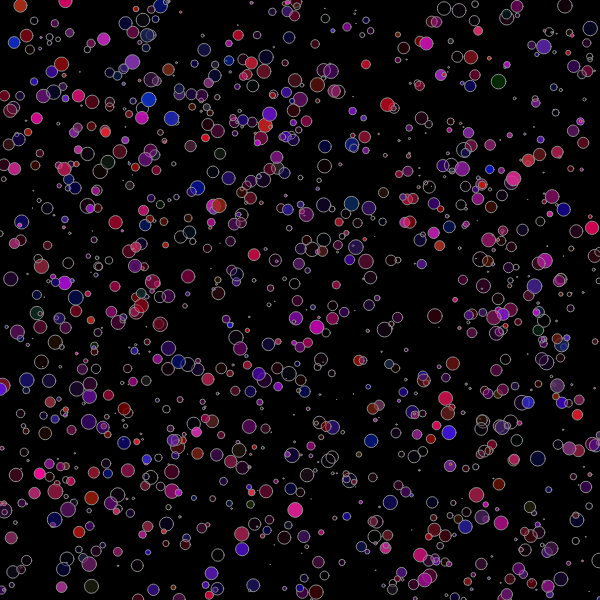
Frame 1 (no input)
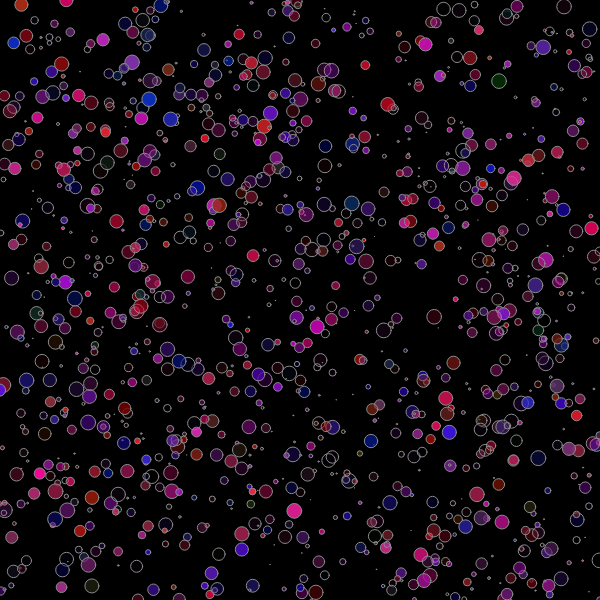
Frame 60 (no input)
Frame 120 (the mouse pressed at the canvas centre since frame 60): identical to frame 60, image omitted

The p5.js sketch that drew these frames (run headless with seeded random() and noise() and a simulated clock; from frame 60 on, the mouse is pressed at the canvas centre):

// p5.js sketch
// ── sketch.js
function Particle(xpos, ypos, size, color, speed){
    
  	this.size = size;
    this.speed = speed;
    this.xpos = xpos;
    this.ypos = ypos;
    this.color = color;
}
Particle.prototype.constructor = Particle;
Particle.prototype.increaseSpeed = function(){
	this.speed ++;
};

var particleSystem = [];

function setup() {
  createCanvas(600,600); 
  background(0);
  stroke(140);
  //add the particles to our empty particle system array
  for(var i=0; i < 1200; i++){
  	particleSystem.push( new Particle(random(width), random(height),random(-15,15),{
  	  r:random(255),g:random(50),b:random(220),a:random(255)
  	}, random(-1,1)));
  }
} 

function draw() {
  background(0);
  //loop through each of the particles in the array and read out the properties into our ellipse call
  for(var i=0; i < particleSystem.length; i++){
    var p= particleSystem[i];
    fill(p.color.r, p.color.g, p.color.b, p.color.a);
    ellipse(p.xpos, p.ypos, p.size, p.size);
    particleSystem[i].xpos += particleSystem[i].speed;
    particleSystem[i].speed *= -1;
    particleSystem[i].ypos += particleSystem[i].speed;
  }
}
